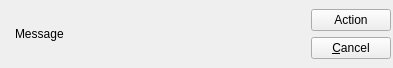
<?xml version="1.0" encoding="UTF-8"?>
<ui version="4.0">
 <class>PopupWidget</class>
 <widget class="QWidget" name="PopupWidget">
  <property name="geometry">
   <rect>
    <x>0</x>
    <y>0</y>
    <width>393</width>
    <height>68</height>
   </rect>
  </property>
  <property name="windowTitle">
   <string>Form</string>
  </property>
  <layout class="QVBoxLayout" name="verticalLayout_2">
   <property name="leftMargin">
    <number>2</number>
   </property>
   <property name="topMargin">
    <number>2</number>
   </property>
   <property name="rightMargin">
    <number>2</number>
   </property>
   <property name="bottomMargin">
    <number>2</number>
   </property>
   <item>
    <layout class="QHBoxLayout" name="horizontalLayout">
     <item>
      <widget class="QLabel" name="label">
       <property name="text">
        <string/>
       </property>
       <property name="pixmap">
        <pixmap resource="../resources/icons.qrc">:/gnome_dialog_warning_32x32.png</pixmap>
       </property>
       <property name="alignment">
        <set>Qt::AlignCenter</set>
       </property>
      </widget>
     </item>
     <item>
      <widget class="QLabel" name="label_2">
       <property name="text">
        <string>Message</string>
       </property>
      </widget>
     </item>
     <item>
      <spacer name="horizontalSpacer">
       <property name="orientation">
        <enum>Qt::Horizontal</enum>
       </property>
       <property name="sizeHint" stdset="0">
        <size>
         <width>40</width>
         <height>20</height>
        </size>
       </property>
      </spacer>
     </item>
     <item>
      <layout class="QVBoxLayout" name="verticalLayout">
       <item>
        <widget class="QPushButton" name="pushButton">
         <property name="text">
          <string>Action</string>
         </property>
        </widget>
       </item>
       <item>
        <widget class="QPushButton" name="pushButton_2">
         <property name="text">
          <string>&amp;Cancel</string>
         </property>
        </widget>
       </item>
      </layout>
     </item>
    </layout>
   </item>
  </layout>
 </widget>
 <resources>
  <include location="../resources/icons.qrc"/>
 </resources>
 <connections/>
</ui>
